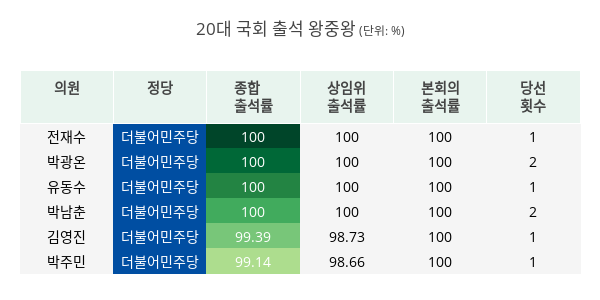

The notebook cell saved with this chart:
### Markdown cell above
### 출석 왕중왕

### Code cell
party_color = {
    '더불어민주당': '#004EA2',
    '자유한국당': '#C8161E',
    '바른미래당': '#20B2AA',
    '민주평화당': '#40B02A',
    '정의당': '#FFCC00',
    '대한애국당': '#080B54',
    '민중당': '#F47920',
    '무소속': '#a6a6a6',
}

df_att_king_intersection = df_att_king_intersection.rename(columns={
    '종합 출석률': '종합<br>출석률',
    '상임위 출석률': '상임위<br>출석률',
    '본회의 출석률': '본회의<br>출석률',
    '선수': '당선<br>횟수',
})
# # header: '의원', '정당', '종합 출석률', '상임위 출석률', '본회위 출석률', '당선횟수'
header, cells = get_header_and_cells_from_df(df_att_king_intersection)
color_party = [party_color[x] for x in df_att_king_intersection['정당']]
color_green = cl.scales['9']['seq']['YlGn'][::-1]
color_grey0 = ['white']*6
columnwidth_att = [60, 90, 60, 60, 60, 40]

columnwidth_att_ratio = [6, 9, 6, 6, 6, 4]
columnwidth_att_sum = sum(columnwidth_att_ratio)
columnwidth_att = [x / columnwidth_att_sum * 600 for x in columnwidth_att_ratio]

print(sum(columnwidth_att))
trace = go.Table(
    columnwidth=600,
    header=dict(
        values=header,
        line=dict(color='#fff'),
        fill=dict(color='#e8f4ee'),
        font=dict(size=14,),
    ),
    cells=dict(
        values=cells,
        height=25,
        line = dict(color = ['#F5F5F5', color_party, color_green, '#F5F5F5']),
        fill = dict(color = ['#F5F5F5', color_party, color_green, '#F5F5F5']),
        font = dict(color = ['black', 'white', color_grey0, 'black'], size = 14)
    ),
)
layout = go.Layout(
    title='20대 국회 출석 왕중왕<span style="font-size:0.7em"> (단위: %)</span>',
    width=600,
    height=300,
    margin=dict(t=70,r=20,b=20,l=20),
)
data = [trace]
fig_1_2_att_king = dict(data=data, layout=layout)
off.iplot(fig_1_2_att_king)

### Figure 1 — Plotly figure (JSON) as saved in the notebook; plotly's stock layout.template omitted (floating-point values rounded to 4 significant figures)
{"data": [{"cells": {"fill": {"color": ["#F5F5F5", ["#004EA2", "#004EA2", "#004EA2", "#004EA2", "#004EA2", "#004EA2"], ["rgb(0,69,41)", "rgb(0,104,55)", "rgb(35,132,67)", "rgb(65,171,93)", "rgb(120,198,121)", "rgb(173,221,142)", "rgb(217,240,163)", "rgb(247,252,185)", "rgb(255,255,229)"], "#F5F5F5"]}, "font": {"color": ["black", "white", ["white", "white", "white", "white", "white", "white"], "black"], "size": 14}, "height": 25, "line": {"color": ["#F5F5F5", ["#004EA2", "#004EA2", "#004EA2", "#004EA2", "#004EA2", "#004EA2"], ["rgb(0,69,41)", "rgb(0,104,55)", "rgb(35,132,67)", "rgb(65,171,93)", "rgb(120,198,121)", "rgb(173,221,142)", "rgb(217,240,163)", "rgb(247,252,185)", "rgb(255,255,229)"], "#F5F5F5"]}, "values": [["전재수", "박광온", "유동수", "박남춘", "김영진", "박주민"], ["더불어민주당", "더불어민주당", "더불어민주당", "더불어민주당", "더불어민주당", "더불어민주당"], [100, 100, 100, 100, 99.39, 99.14], [100, 100, 100, 100, 98.73, 98.66], [100, 100, 100, 100, 100, 100], [1, 2, 1, 2, 1, 1]]}, "columnwidth": 600, "header": {"fill": {"color": "#e8f4ee"}, "font": {"size": 14}, "line": {"color": "#fff"}, "values": ["<b>의원</b>", "<b>정당</b>", "<b>종합<br>출석률</b>", "<b>상임위<br>출석률</b>", "<b>본회의<br>출석률</b>", "<b>당선<br>횟수</b>"]}, "type": "table"}], "layout": {"height": 300, "margin": {"b": 20, "l": 20, "r": 20, "t": 70}, "title": "20대 국회 출석 왕중왕<span style=\"font-size:0.7em\"> (단위: %)</span>", "width": 600}}
